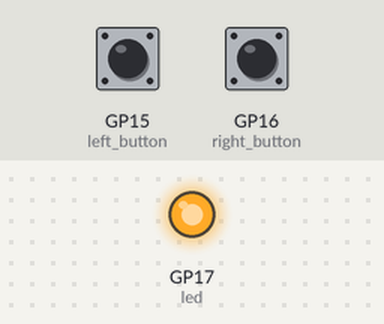
The program below on a simulated Raspberry Pi Pico running MicroPython. Parts: output pins drawn as LEDs (lit = HIGH). The test bench sets the inputs (shaded band); at power-on: GP15 (left_button) LOW, GP16 (right_button) LOW. Random numbers come from a fixed seed; what the program prints to the serial console is not drawn.

Above: at 1.2 s.
1.3 s: GP15 (left_button) pulsed HIGH 5 times (0.12 s each, 0.3 s apart)
At 3.3 s:
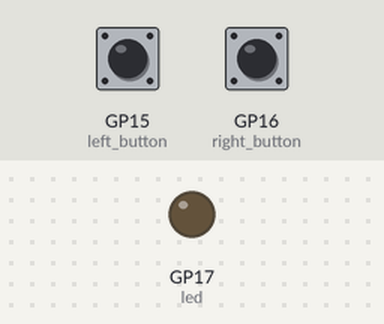
Timing chart, 0 to 4.8 s (numbered marks = the images above; inputs shaded):
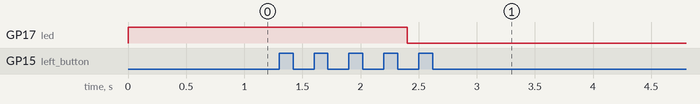

The program:

reaction_2_timer.py
```python
import machine
import utime
import urandom

led = machine.Pin(17, machine.Pin.OUT)
left_button = machine.Pin(15, machine.Pin.IN, machine.Pin.PULL_DOWN)
right_button = machine.Pin(16, machine.Pin.IN, machine.Pin.PULL_DOWN)
fastest_button = None
timer_reaction = 0

pressed = False


def button_handler(pin):
    global pressed
    if not pressed:
        pressed=True
        global timer_reaction
        timer_reaction = utime.ticks_diff(utime.ticks_ms(), timer_start)
        global fastest_button
        fastest_button = pin

led.value(1)
utime.sleep(urandom.uniform(2, 5))
led.value(0)
timer_start = utime.ticks_ms()
left_button.irq(trigger=machine.Pin.IRQ_RISING, handler=button_handler)
right_button.irq(trigger=machine.Pin.IRQ_RISING, handler=button_handler)

while fastest_button is None:
    utime.sleep(1)
if fastest_button is left_button:
     print("Left Player wins!")
elif fastest_button is right_button:
     print("Right Player wins!")
print("Winner reaction time was " + str(timer_reaction) + " milliseconds!")
```
